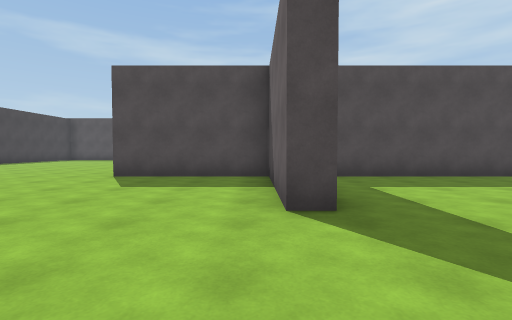
view 1 (above)

24 first-person views from a walk through a Unity game level. The camera is 1.2 m above the floor, tilts 2° down and sees 85° across. The floor is counted in squares, 2 m on a side. Each view is taken from the middle of a square. On the plan, view 1 faces up. The plan holds only what a view shows up to about 9 squares ahead; the rest is blank.

view 2
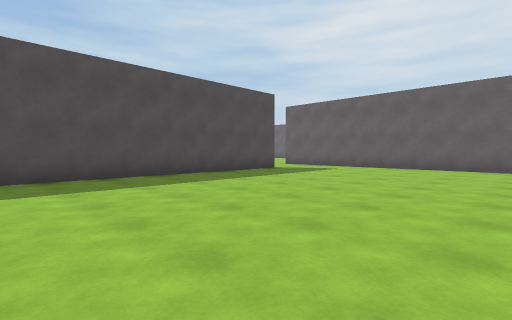

view 3
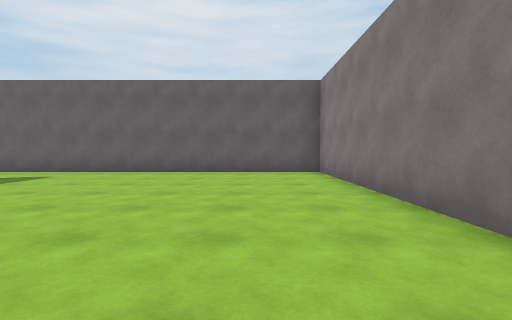

view 4
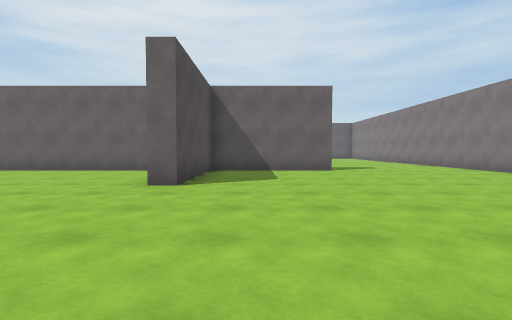

view 5
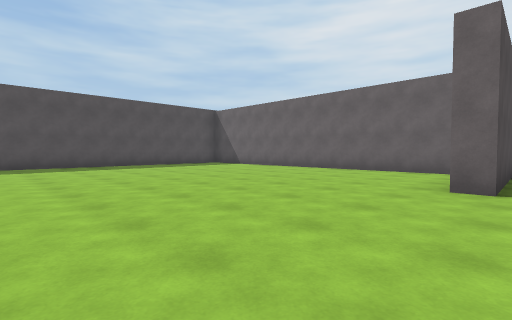

view 6
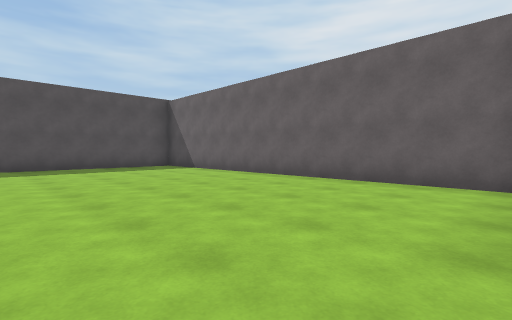

view 7
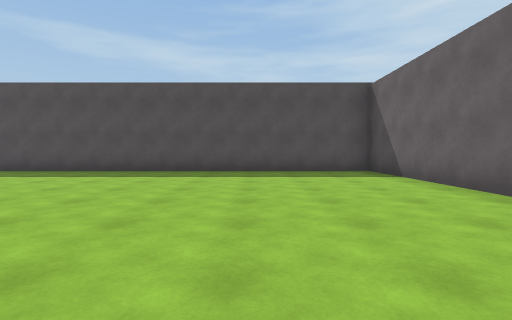

view 8
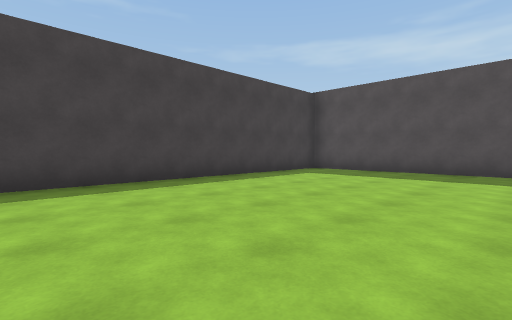

view 9
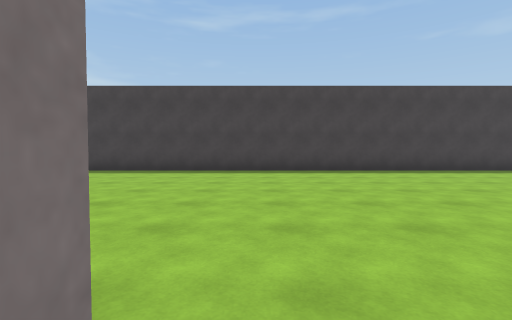

view 10
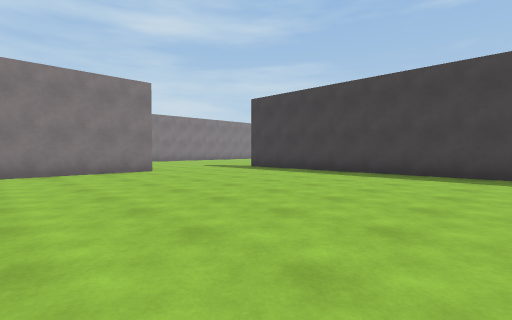

view 11
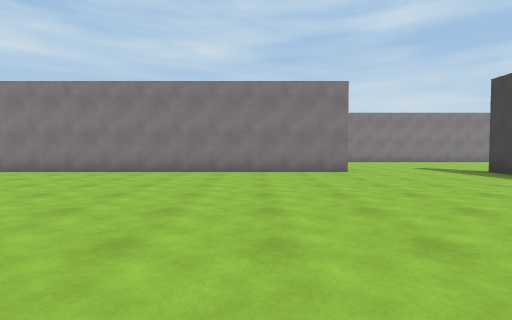

view 12
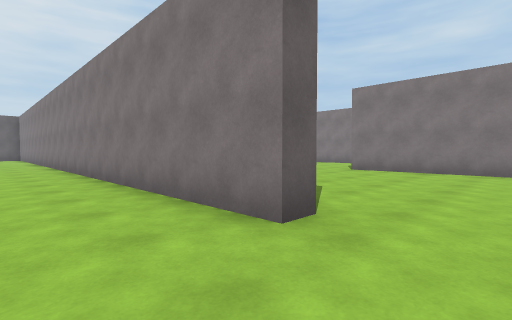

view 13
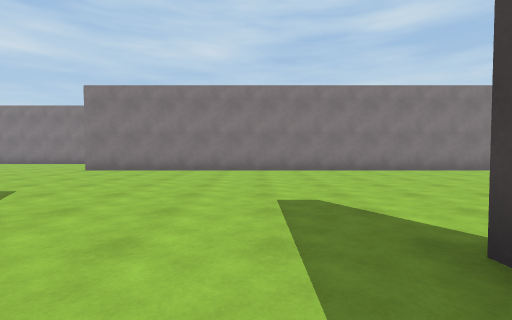

view 14
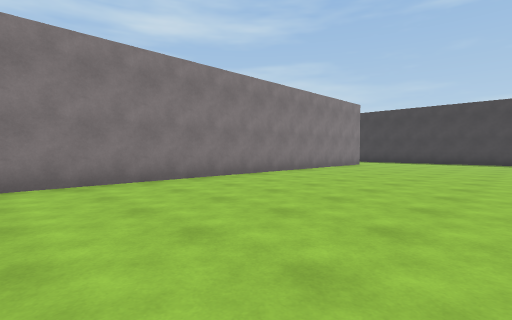

view 15
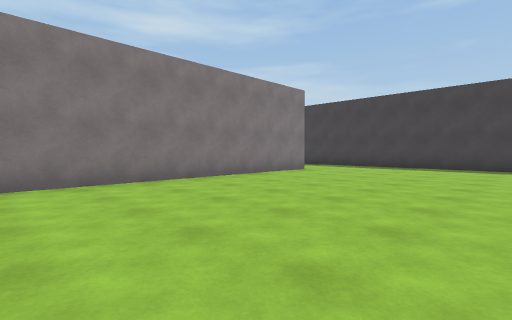

view 16
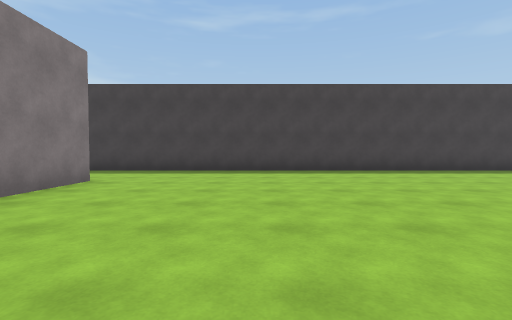

view 17
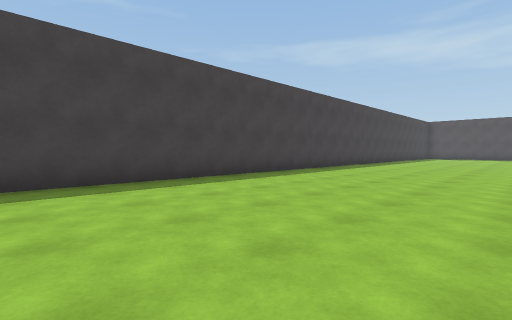

view 18
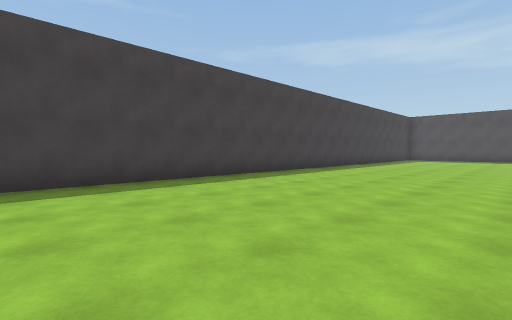

view 19
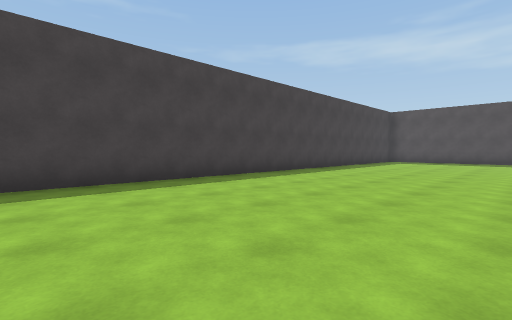

view 20
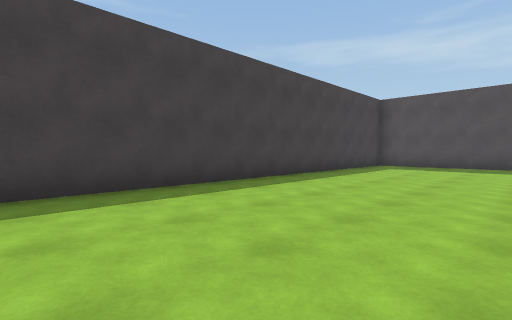

view 21
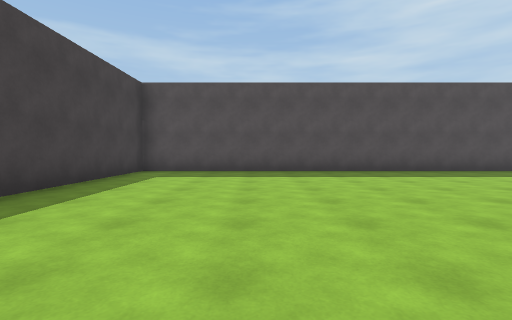

view 22
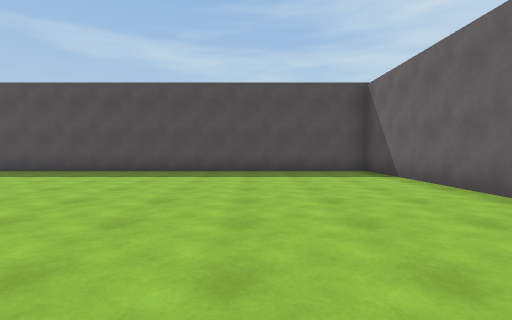

view 23
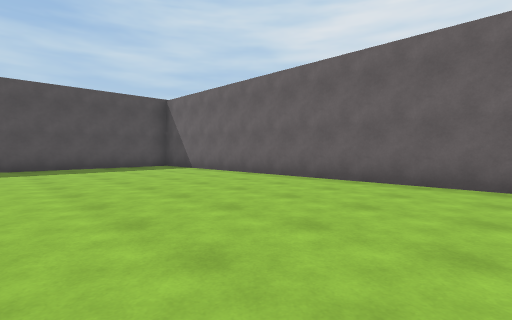

view 24
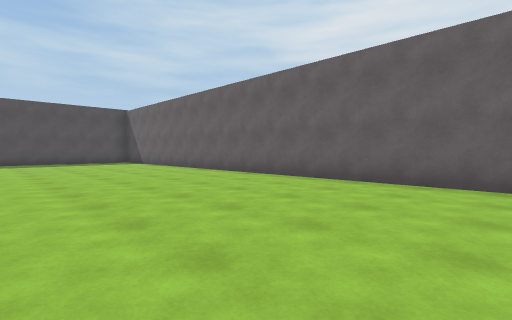

### Floor plan
Points are (right, up) in squares from view 1. A wall is a line through its corners. A room is listed if a view was taken in it or the views show most of it. See-through windows are left out.
Room 1 (views 1, 2, 3, 4, 5, 6, 7, 8, 9, 10, 11, 12, 13)
walls: (0.3, 7.1) (0.3, 17.1) (-10.6, 17.1); (0.9, 2.7) (0.3, 2.7) (0.3, 6.3) (-3.2, 6.3) (-3.2, 6.9); (8.4, 6.3) (1.8, 6.3); (-7.6, -1.8) (2.1, -1.8); (5.9, -1.8) (11.7, -1.8) (11.7, 7.1); (-11.3, 16.5) (-11.3, -0.6)
ways out: opening at (-9, -1.3) to room 2; opening at (10.5, 6)
Room 2 (views 14, 15, 16, 17, 18, 19, 20, 21, 22, 23, 24)
walls: (-11.3, -0.6) (-11.3, -1.6); (-11.8, 3.1) (-11.8, 17.1) (-25.3, 17.1) (-25.3, -10); (-7.6, -2.4) (-7.6, -1.8); (-22.5, -8.2) (-4.9, -8.2)
ways out: opening at (-9, -1.3) to room 1

Positions as (right, up) in squares from view 1, and headings:
1: (0, 0), facing up
2: (2, 0), facing up-right
3: (4, 0), facing right
4: (-8, 5), facing right
5: (-8, 6), facing up-right
6: (-5, 7), facing up-right
7: (-3, 9), facing up
8: (-6, 9), facing up-left
9: (-3, 7), facing left
10: (-4, 6), facing down-left
11: (-5, 6), facing down
12: (-9, 0), facing down-right
13: (-10, 0), facing down
14: (-11, -3), facing down-left
15: (-15, -3), facing down-left
16: (-17, -5), facing left
17: (-20, -5), facing up-left
18: (-20, -1), facing up-left
19: (-20, 2), facing up-left
20: (-21, 6), facing up-left
21: (-22, 9), facing up
22: (-15, 9), facing up
23: (-17, 7), facing up-right
24: (-17, 3), facing up-right
